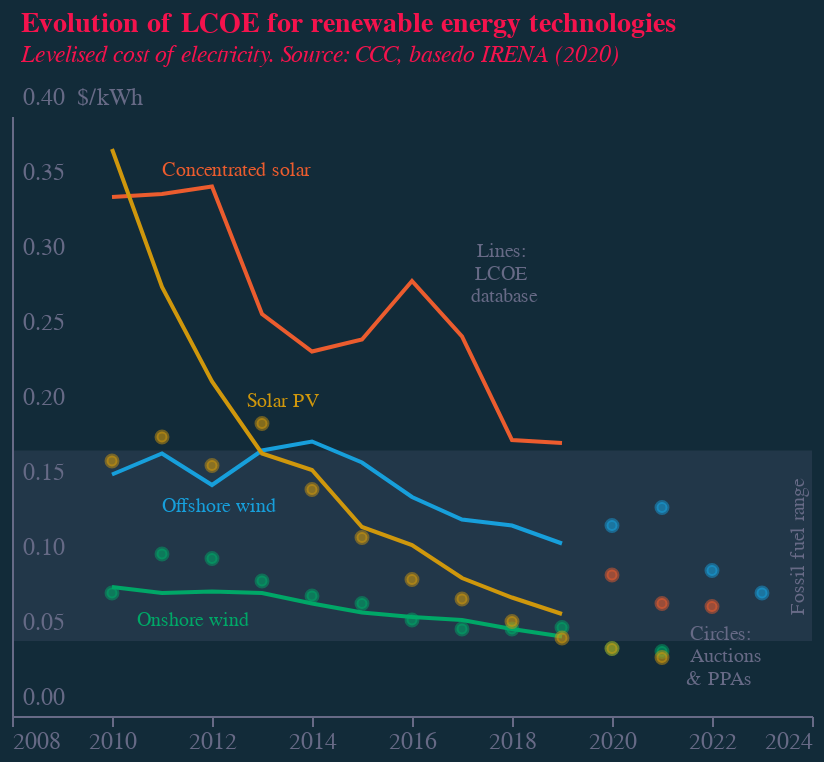

This figure's notebook cell:
### Code cell
base = alt.Chart(f1).encode(
    x=alt.X(
        "year:Q",
        sort=[],
        axis=alt.Axis(
            grid=False,
            titleAlign="center",
            titleAnchor="middle",
            title="",
            labelColor=colors["eco-gray"],
            titleColor=colors["eco-gray"],
            tickColor=colors["eco-gray"],
            domainColor=colors["eco-gray"],
            tickCount=10,
            titleFontSize=12,
            labelFontSize=12,
            orient="bottom",
            labelAngle=0,
            format=".0f",
            # zindex=1,
            # offset=-43
        ),
    )
)
areas = base.mark_area(opacity=0.2).encode(
    y=alt.Y("p5:Q", sort=[]),
    y2=alt.Y2("p95:Q"),
    color=alt.Color(
        "tech:N",
        scale=alt.Scale(
            range=[
                colors["eco-orange"],
                colors["eco-light-blue"],
                colors["eco-green"],
                scale_lightness(colors["eco-yellow"], 0.7),
            ]
        ),
    ),
)
lines = (
    base.mark_line()
    .encode(
        y=alt.Y(
            "avg:Q",
            sort=[],
            axis=alt.Axis(
                grid=False,
                title="$/kWh",
                titleAnchor="start",
                labelColor=colors["eco-gray"],
                titleColor=colors["eco-gray"],
                tickColor=colors["eco-gray"],
                domainColor=colors["eco-gray"],
                titleFontSize=12,
                labelFontSize=12,
                titleFontWeight="normal",
                ticks=False,
                labelAlign="left",
                labelBaseline="middle",
                labelPadding=-5,
                labelOffset=-10,
                titleX=32,
                titleY=-3,
                titleBaseline="bottom",
                titleAngle=0,
                titleAlign="left",
                tickCount=7,
                format=".2f",
            ),
        ),
        color=alt.Color("tech:N", legend=None),
    )
    .transform_filter('datum.db=="lcoe"')
)
lines2 = (
    base.mark_point(strokeOpacity=0.8, opacity=0.6)
    .encode(
        y=alt.Y("avg:Q", sort=[]),
        fill=alt.Color(
            "tech:N",
            legend=None,
            scale=alt.Scale(
                range=[
                    colors["eco-orange"],
                    colors["eco-light-blue"],
                    colors["eco-green"],
                    scale_lightness(colors["eco-yellow"], 0.7),
                ]
            ),
        ),
        color=alt.Color(
            "tech:N",
            legend=None,
            scale=alt.Scale(
                range=[
                    colors["eco-orange"],
                    colors["eco-light-blue"],
                    colors["eco-green"],
                    scale_lightness(colors["eco-yellow"], 0.7),
                ]
            ),
        ),
    )
    .transform_filter('datum.db=="auction"')
)
title = alt.TitleParams(
    "Evolution of LCOE for renewable energy technologies",
    subtitle=["Levelised cost of electricity. Source: CCC, basedo IRENA (2020)"],
    anchor="start",
    align="left",
    dx=5,
    dy=-5,
    fontSize=14,
    subtitleFontSize=12,
    color=colors["eco-dot"],
    subtitleColor=colors["eco-dot"],
    subtitleFontStyle="italic",
)
fossil = (
    alt.Chart(
        pd.DataFrame(
            [{"x": 2008, "y": 0.050, "y2": 0.177}, {"x": 2024, "y": 0.050, "y2": 0.177}]
        )
    )
    .mark_area(fill=colors["eco-gray"], opacity=0.2)
    .encode(x="x:Q", y="y:Q", y2="y2:Q")
)
ftext = (
    alt.Chart(pd.DataFrame([{"x": 2024, "y": 0.165, "t": "Fossil fuel range"}]))
    .mark_text(
        align="right", color=colors["eco-gray"], fontSize=10, dy=-7, dx=-5, angle=270
    )
    .encode(x="x:Q", y="y:Q", text="t:N")
)
text1 = (
    alt.Chart(
        pd.DataFrame(
            [
                {"x": 2023, "y": 0.055, "t": "Circles:"},
                {"x": 2023.2, "y": 0.04, "t": "Auctions"},
                {"x": 2023, "y": 0.025, "t": "& PPAs"},
                {"x": 2018.5, "y": 0.31, "t": "Lines:"},
                {"x": 2018.5, "y": 0.295, "t": "LCOE"},
                {"x": 2018.7, "y": 0.28, "t": "database"},
            ]
        )
    )
    .mark_text(align="right", color=colors["eco-gray"], fontSize=10, dx=-5)
    .encode(x="x:Q", y="y:Q", text="t:N")
)
text2 = (
    alt.Chart(
        pd.DataFrame(
            [
                {"x": 2011, "y": 0.14, "t": "Offshore wind"},
                {"x": 2010.5, "y": 0.064, "t": "Onshore wind"},
                {"x": 2011, "y": 0.364, "t": "Concentrated solar"},
                {"x": 2012.7, "y": 0.21, "t": "Solar PV"},
            ]
        )
    )
    .mark_text(align="left", fontSize=10)
    .encode(
        x="x:Q",
        y="y:Q",
        text="t:N",
        color=alt.Color(
            "t:N",
            legend=None,
            scale=alt.Scale(
                range=[
                    colors["eco-orange"],
                    colors["eco-light-blue"],
                    colors["eco-green"],
                    scale_lightness(colors["eco-yellow"], 0.7),
                ]
            ),
        ),
    )
)
layer1 = (
    (
        (fossil + lines + lines2 + ftext + text1 + text2).properties(
            height=300, width=400
        )
    )
    .configure(font="Georgia", background=colors["eco-background"])
    .configure_view(stroke=None)
    .properties(title=title)
)
layer1.save("visualisation/" + f + "_dark.json")
layer1.save("visualisation/" + f + "_dark.png")
readme = re.sub(f, f + "_dark", readme)
open("README.md", "a").write(readme)
layer1

### Figure 1 — Vega-Lite specification as saved in the notebook (floating-point values rounded to 4 significant figures)
{"config": {"view": {"continuousWidth": 400, "continuousHeight": 300, "stroke": null}, "background": "#122B39", "font": "Georgia"}, "layer": [{"data": {"name": "data-66e9ab00c27a59734f8f2024a468ccbf"}, "mark": {"type": "area", "fill": "#676A86", "opacity": 0.2}, "encoding": {"x": {"type": "quantitative", "field": "x"}, "y": {"type": "quantitative", "field": "y"}, "y2": {"field": "y2"}}}, {"data": {"name": "data-17b68fbd6a1e64afa4f95946aa6123d1"}, "mark": "line", "encoding": {"color": {"type": "nominal", "field": "tech", "legend": null}, "x": {"type": "quantitative", "axis": {"domainColor": "#676A86", "format": ".0f", "grid": false, "labelAngle": 0, "labelColor": "#676A86", "labelFontSize": 12, "orient": "bottom", "tickColor": "#676A86", "tickCount": 10, "title": "", "titleAlign": "center", "titleAnchor": "middle", "titleColor": "#676A86", "titleFontSize": 12}, "field": "year", "sort": []}, "y": {"type": "quantitative", "axis": {"domainColor": "#676A86", "format": ".2f", "grid": false, "labelAlign": "left", "labelBaseline": "middle", "labelColor": "#676A86", "labelFontSize": 12, "labelOffset": -10, "labelPadding": -5, "tickColor": "#676A86", "tickCount": 7, "ticks": false, "title": "$/kWh", "titleAlign": "left", "titleAnchor": "start", "titleAngle": 0, "titleBaseline": "bottom", "titleColor": "#676A86", "titleFontSize": 12, "titleFontWeight": "normal", "titleX": 32, "titleY": -3}, "field": "avg", "sort": []}}, "transform": [{"filter": "datum.db==\"lcoe\""}]}, {"data": {"name": "data-17b68fbd6a1e64afa4f95946aa6123d1"}, "mark": {"type": "point", "opacity": 0.6, "strokeOpacity": 0.8}, "encoding": {"color": {"type": "nominal", "field": "tech", "legend": null, "scale": {"range": ["#EB5C2E", "#179FDB", "#00A767", "#cf970c"]}}, "fill": {"type": "nominal", "field": "tech", "legend": null, "scale": {"range": ["#EB5C2E", "#179FDB", "#00A767", "#cf970c"]}}, "x": {"type": "quantitative", "axis": {"domainColor": "#676A86", "format": ".0f", "grid": false, "labelAngle": 0, "labelColor": "#676A86", "labelFontSize": 12, "orient": "bottom", "tickColor": "#676A86", "tickCount": 10, "title": "", "titleAlign": "center", "titleAnchor": "middle", "titleColor": "#676A86", "titleFontSize": 12}, "field": "year", "sort": []}, "y": {"type": "quantitative", "field": "avg", "sort": []}}, "transform": [{"filter": "datum.db==\"auction\""}]}, {"data": {"name": "data-7b085bcd579a30523712d200970b338f"}, "mark": {"type": "text", "align": "right", "angle": 270, "color": "#676A86", "dx": -5, "dy": -7, "fontSize": 10}, "encoding": {"text": {"type": "nominal", "field": "t"}, "x": {"type": "quantitative", "field": "x"}, "y": {"type": "quantitative", "field": "y"}}}, {"data": {"name": "data-aa9be91e3721dd4cbcf686d70831b30a"}, "mark": {"type": "text", "align": "right", "color": "#676A86", "dx": -5, "fontSize": 10}, "encoding": {"text": {"type": "nominal", "field": "t"}, "x": {"type": "quantitative", "field": "x"}, "y": {"type": "quantitative", "field": "y"}}}, {"data": {"name": "data-91ee8ccb0456755c4f6e52d4e4aac060"}, "mark": {"type": "text", "align": "left", "fontSize": 10}, "encoding": {"color": {"type": "nominal", "field": "t", "legend": null, "scale": {"range": ["#EB5C2E", "#179FDB", "#00A767", "#cf970c"]}}, "text": {"type": "nominal", "field": "t"}, "x": {"type": "quantitative", "field": "x"}, "y": {"type": "quantitative", "field": "y"}}}], "height": 300, "title": {"text": "Evolution of LCOE for renewable energy technologies", "align": "left", "anchor": "start", "color": "#F4134D", "dx": 5, "dy": -5, "fontSize": 14, "subtitle": ["Levelised cost of electricity. Source: CCC, basedo IRENA (2020)"], "subtitleColor": "#F4134D", "subtitleFontSize": 12, "subtitleFontStyle": "italic"}, "width": 400, "$schema": "https://vega.github.io/schema/vega-lite/v4.8.1.json", "datasets": {"data-66e9ab00c27a59734f8f2024a468ccbf": [{"x": 2008, "y": 0.05, "y2": 0.177}, {"x": 2024, "y": 0.05, "y2": 0.177}], "data-17b68fbd6a1e64afa4f95946aa6123d1": [{"year": 2010, "tech": "csp", "db": "lcoe", "avg": 0.346, "p5": 0.276, "p95": 0.39}, {"year": 2010, "tech": "offwind", "db": "lcoe", "avg": 0.161, "p5": 0.114, "p95": 0.204}, {"year": 2010, "tech": "onwind", "db": "auction", "avg": 0.082, "p5": 0.054, "p95": 0.105}, {"year": 2010, "tech": "onwind", "db": "lcoe", "avg": 0.086, "p5": 0.058, "p95": 0.117}, {"year": 2010, "tech": "pv", "db": "auction", "avg": 0.17, "p5": 0.148, "p95": 0.176}, {"year": 2010, "tech": "pv", "db": "lcoe", "avg": 0.378, "p5": 0.188, "p95": 0.514}, {"year": 2011, "tech": "csp", "db": "lcoe", "avg": 0.348, "p5": 0.252, "p95": 0.477}, {"year": 2011, "tech": "offwind", "db": "lcoe", "avg": 0.175, "p5": 0.114, "p95": 0.222}, {"year": 2011, "tech": "onwind", "db": "auction", "avg": 0.108, "p5": 0.072, "p95": 0.14}, {"year": 2011, "tech": "onwind", "db": "lcoe", "avg": 0.082, "p5": 0.057, "p95": 0.124}, {"year": 2011, "tech": "pv", "db": "auction", "avg": 0.186, "p5": 0.166, "p95": 0.286}, {"year": 2011, "tech": "pv", "db": "lcoe", "avg": 0.286, "p5": 0.162, "p95": 0.484}, {"year": 2012, "tech": "csp", "db": "lcoe", "avg": 0.353, "p5": 0.234, "p95": 0.464}, {"year": 2012, "tech": "offwind", "db": "lcoe", "avg": 0.154, "p5": 0.115, "p95": 0.209}, {"year": 2012, "tech": "onwind", "db": "auction", "avg": 0.105, "p5": 0.074, "p95": 0.158}, {"year": 2012, "tech": "onwind", "db": "lcoe", "avg": 0.083, "p5": 0.058, "p95": 0.111}, {"year": 2012, "tech": "pv", "db": "auction", "avg": 0.167, "p5": 0.144, "p95": 0.259}, {"year": 2012, "tech": "pv", "db": "lcoe", "avg": 0.223, "p5": 0.133, "p95": 0.403}, {"year": 2013, "tech": "csp", "db": "lcoe", "avg": 0.268, "p5": 0.194, "p95": 0.361}, {"year": 2013, "tech": "offwind", "db": "lcoe", "avg": 0.177, "p5": 0.1, "p95": 0.277}, {"year": 2013, "tech": "onwind", "db": "auction", "avg": 0.09, "p5": 0.069, "p95": 0.14}, {"year": 2013, "tech": "onwind", "db": "lcoe", "avg": 0.082, "p5": 0.057, "p95": 0.121}, {"year": 2013, "tech": "pv", "db": "auction", "avg": 0.195, "p5": 0.13, "p95": 0.435}, {"year": 2013, "tech": "pv", "db": "lcoe", "avg": 0.175, "p5": 0.12, "p95": 0.366}, {"year": 2014, "tech": "csp", "db": "lcoe", "avg": 0.243, "p5": 0.152, "p95": 0.293}, {"year": 2014, "tech": "offwind", "db": "lcoe", "avg": 0.183, "p5": 0.137, "p95": 0.214}, {"year": 2014, "tech": "onwind", "db": "auction", "avg": 0.08, "p5": 0.053, "p95": 0.147}, {"year": 2014, "tech": "onwind", "db": "lcoe", "avg": 0.075, "p5": 0.057, "p95": 0.122}, {"year": 2014, "tech": "pv", "db": "auction", "avg": 0.151, "p5": 0.074, "p95": 0.291}, {"year": 2014, "tech": "pv", "db": "lcoe", "avg": 0.164, "p5": 0.097, "p95": 0.367}, {"year": 2015, "tech": "csp", "db": "lcoe", "avg": 0.251, "p5": 0.191, "p95": 0.323}, {"year": 2015, "tech": "offwind", "db": "lcoe", "avg": 0.169, "p5": 0.125, "p95": 0.227}, {"year": 2015, "tech": "onwind", "db": "auction", "avg": 0.075, "p5": 0.048, "p95": 0.143}, {"year": 2015, "tech": "onwind", "db": "lcoe", "avg": 0.069, "p5": 0.047, "p95": 0.126}, {"year": 2015, "tech": "pv", "db": "auction", "avg": 0.119, "p5": 0.076, "p95": 0.181}, {"year": 2015, "tech": "pv", "db": "lcoe", "avg": 0.126, "p5": 0.078, "p95": 0.29}, {"year": 2016, "tech": "csp", "db": "lcoe", "avg": 0.29, "p5": 0.236, "p95": 0.35}, {"year": 2016, "tech": "offwind", "db": "lcoe", "avg": 0.146, "p5": 0.103, "p95": 0.401}, {"year": 2016, "tech": "onwind", "db": "auction", "avg": 0.064, "p5": 0.047, "p95": 0.127}, {"year": 2016, "tech": "onwind", "db": "lcoe", "avg": 0.066, "p5": 0.047, "p95": 0.112}, {"year": 2016, "tech": "pv", "db": "auction", "avg": 0.091, "p5": 0.067, "p95": 0.185}, {"year": 2016, "tech": "pv", "db": "lcoe", "avg": 0.114, "p5": 0.075, "p95": 0.266}, {"year": 2017, "tech": "csp", "db": "lcoe", "avg": 0.253, "p5": 0.175, "p95": 0.289}, {"year": 2017, "tech": "offwind", "db": "lcoe", "avg": 0.131, "p5": 0.108, "p95": 0.183}, {"year": 2017, "tech": "onwind", "db": "auction", "avg": 0.058, "p5": 0.047, "p95": 0.163}, {"year": 2017, "tech": "onwind", "db": "lcoe", "avg": 0.064, "p5": 0.045, "p95": 0.115}, {"year": 2017, "tech": "pv", "db": "auction", "avg": 0.078, "p5": 0.066, "p95": 0.113}, {"year": 2017, "tech": "pv", "db": "lcoe", "avg": 0.092, "p5": 0.056, "p95": 0.228}, {"year": 2018, "tech": "csp", "db": "lcoe", "avg": 0.184, "p5": 0.106, "p95": 0.268}, {"year": 2018, "tech": "offwind", "db": "lcoe", "avg": 0.127, "p5": 0.102, "p95": 0.202}, {"year": 2018, "tech": "onwind", "db": "auction", "avg": 0.058, "p5": 0.04, "p95": 0.109}, {"year": 2018, "tech": "onwind", "db": "lcoe", "avg": 0.058, "p5": 0.04, "p95": 0.1}, {"year": 2018, "tech": "pv", "db": "auction", "avg": 0.063, "p5": 0.048, "p95": 0.095}, {"year": 2018, "tech": "pv", "db": "lcoe", "avg": 0.079, "p5": 0.052, "p95": 0.215}, {"year": 2019, "tech": "csp", "db": "lcoe", "avg": 0.182, "p5": 0.144, "p95": 0.431}, {"year": 2019, "tech": "offwind", "db": "lcoe", "avg": 0.115, "p5": 0.088, "p95": 0.157}, {"year": 2019, "tech": "onwind", "db": "auction", "avg": 0.059, "p5": 0.03, "p95": 0.085}, {"year": 2019, "tech": "onwind", "db": "lcoe", "avg": 0.053, "p5": 0.038, "p95": 0.107}, {"year": 2019, "tech": "pv", "db": "auction", "avg": 0.052, "p5": 0.042, "p95": 0.099}, {"year": 2019, "tech": "pv", "db": "lcoe", "avg": 0.068, "p5": 0.052, "p95": 0.19}, {"year": 2020, "tech": "csp", "db": "auction", "avg": 0.094, "p5": 0.07, "p95": 0.296}, {"year": 2020, "tech": "offwind", "db": "auction", "avg": 0.127, "p5": 0.067, "p95": 0.247}, {"year": 2020, "tech": "onwind", "db": "auction", "avg": 0.045, "p5": 0.032, "p95": 0.099}, {"year": 2020, "tech": "pv", "db": "auction", "avg": 0.045, "p5": 0.034, "p95": 0.071}, {"year": 2021, "tech": "csp", "db": "auction", "avg": 0.075, "p5": 0.067, "p95": 0.076}, {"year": 2021, "tech": "offwind", "db": "auction", "avg": 0.139, "p5": 0.054, "p95": 0.282}, {"year": 2021, "tech": "onwind", "db": "auction", "avg": 0.043, "p5": 0.027, "p95": 0.077}, {"year": 2021, "tech": "pv", "db": "auction", "avg": 0.039, "p5": 0.03, "p95": 0.115}, {"year": 2022, "tech": "csp", "db": "auction", "avg": 0.073, "p5": 0.064, "p95": 0.074}, {"year": 2022, "tech": "offwind", "db": "auction", "avg": 0.097, "p5": 0.071, "p95": 0.137}, {"year": 2023, "tech": "offwind", "db": "auction", "avg": 0.082, "p5": 0.056, "p95": 0.141}], "data-7b085bcd579a30523712d200970b338f": [{"x": 2024, "y": 0.165, "t": "Fossil fuel range"}], "data-aa9be91e3721dd4cbcf686d70831b30a": [{"x": 2023.0, "y": 0.055, "t": "Circles:"}, {"x": 2023.0, "y": 0.04, "t": "Auctions"}, {"x": 2023.0, "y": 0.025, "t": "& PPAs"}, {"x": 2018.0, "y": 0.31, "t": "Lines:"}, {"x": 2018.0, "y": 0.295, "t": "LCOE"}, {"x": 2019.0, "y": 0.28, "t": "database"}], "data-91ee8ccb0456755c4f6e52d4e4aac060": [{"x": 2011.0, "y": 0.14, "t": "Offshore wind"}, {"x": 2010.0, "y": 0.064, "t": "Onshore wind"}, {"x": 2011.0, "y": 0.364, "t": "Concentrated solar"}, {"x": 2013.0, "y": 0.21, "t": "Solar PV"}]}}
